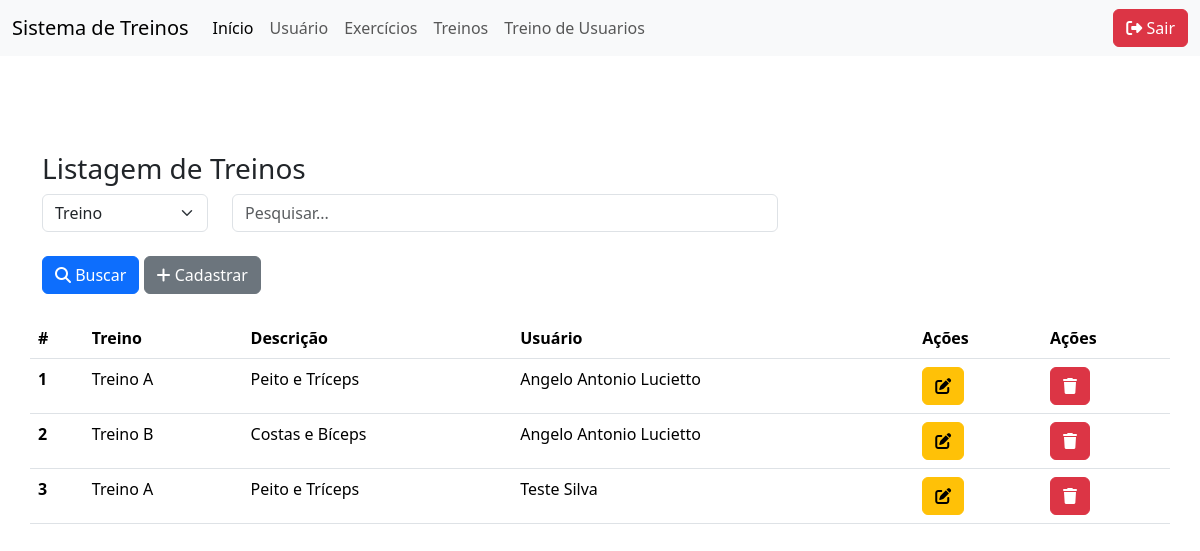
/treino/TreinoList.php, run on an earlier commit of the app's database.
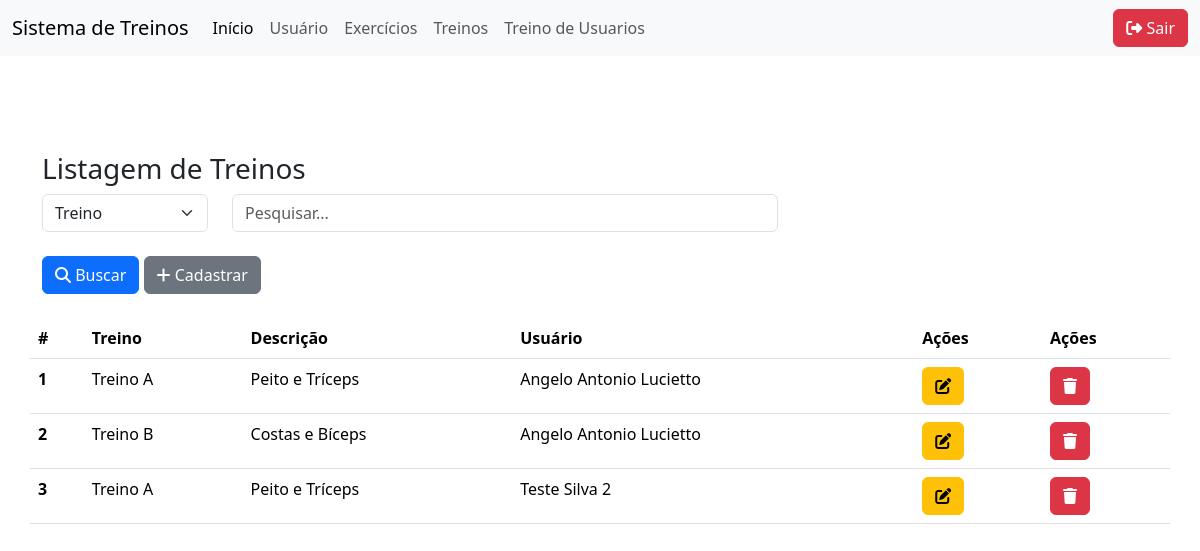
And on a later commit of the database.
### tables this page shows
CREATE TABLE IF NOT EXISTS `treino` (
  `id` int NOT NULL AUTO_INCREMENT,
  `nome` varchar(100) DEFAULT NULL,
  `descricao` text,
  `usuario_id` int unsigned DEFAULT NULL,
  PRIMARY KEY (`id`)
);

CREATE TABLE IF NOT EXISTS `usuario` (
  `id` int NOT NULL AUTO_INCREMENT,
  `nome` varchar(100) DEFAULT NULL,
  `senha` varchar(150) NOT NULL DEFAULT '0',
  `cpf` varchar(50) DEFAULT NULL,
  `telefone` varchar(50) DEFAULT NULL,
  `email` varchar(50) DEFAULT NULL,
  `cargo` enum('aluno','professor') DEFAULT NULL,
  PRIMARY KEY (`id`)
);

### db.class.php (called while the page is built, shortened)
<?php
class db {
    private $host = "localhost";
    private $user = "root";
    private $password = "";
    private $dbname ="bancotrabalhopweb1";
    private $table_name;
    public function __construct($table_name){
        $this->table_name = $table_name;
        return $this->conn();
    }
    function conn(){
        try{
            $conn = new PDO(
                "mysql:host=$this->host;dbname=$this->dbname",
                $this->user,
                $this->password,
                [
                    PDO::ATTR_ERRMODE,
                    PDO::ERRMODE_EXCEPTION,
                    PDO::MYSQL_ATTR_INIT_COMMAND =>"SET NAMES utf8"
                ]
            );
            return $conn;
        } catch(PDOException $e){
            echo "Erro: ". $e->getMessage();
        }
    }
    public function all(){
        $conn = $this->conn();
        $sql = "SELECT * FROM $this->table_name";
        $st = $conn->prepare( $sql);
        $st->execute();
        return $st->fetchAll(PDO::FETCH_CLASS);
    }
    public function find($id){
        $conn = $this->conn();
        $sql = "SELECT * FROM $this->table_name WHERE id = ?";
        $st = $conn->prepare( $sql);
        $st->execute([$id]);
        return $st->fetchObject();
    }
}

### treino/TreinoList.php (the view, shortened to what this page needs)
<?php
    include "../db.class.php";
    include_once "../header.php";
    $db = new db('treino');
    if (!empty($_POST)) {
        $dados = $db->search($_POST);
    } else {
        $dados = $db->all();
    }
?>
<body>
    <div class="container mt-5">
        <div class="row">
            <h3>Listagem de Treinos</h3>
            <form action="./TreinoList.php" method="post">
                <div class="row">
                    <div class="col-md-2">
                        <select name="tipo" class="form-select">
                            <option value="nome">Treino</option>
                        </select>
                    </div>
                    <div class="col-md-6">
                        <input type="text" name="valor" placeholder="Pesquisar..." class="form-control">
                    </div>
                </div>
                <div class="row">
                    <div class="col mt-4">
                        <button type="submit" class="btn btn-primary"><i class="fa-solid fa-magnifying-glass"></i> Buscar</button>
                        <a href="./TreinoForm.php" class="btn btn-secondary"><i class="fa-solid fa-plus"></i> Cadastrar</a>
                    </div>
                </div>
            </form>
        </div>
        <div class="row mt-4">
            <table class="table table-hover">
                <thead>
                    <tr>
                        <th>#</th>
                        <th>Treino</th>
                        <th>Descrição</th>
                        <th>Usuário</th>
                        <th>Ações</th>
                        <th>Ações</th>
                    </tr>
                </thead>
                <tbody>
                    <?php
                        $dbUsuario = new db('usuario');
                        foreach ($dados as $item) {
                            $usuario = $dbUsuario->find($item->usuario_id);
                            $nomeUsuario = $usuario ? $usuario->nome : 'Usuário não encontrado';
                            echo "
                            <tr>
                                <th scope='row'>{$item->id}</th>
                                <td>{$item->nome}</td>
                                <td>{$item->descricao}</td>
                                <td>{$nomeUsuario}</td>
                                <td><a class='btn btn-warning' title='Editar' href='./TreinoForm.php?id={$item->id}'><i class='fa-solid fa-pen-to-square'></i></a></td>
                                <td>
                                    <a class='btn btn-danger' title='Excluir'
                                        onclick='return confirm(\"Deseja excluir este treino?\")'
                                        href='./TreinoList.php?id={$item->id}'><i class='fa-solid fa-trash'></i></a>
                                </td>
                            </tr>
                            ";
                        }
                    ?>
                </tbody>
            </table>
        </div>
    </div>
<?php include_once "../footer.php"; ?>

What changed in the data, as far as the page shows it:
changed through a linked row, treino id 3: usuario.nome "Teste Silva" → "Teste Silva 2"
